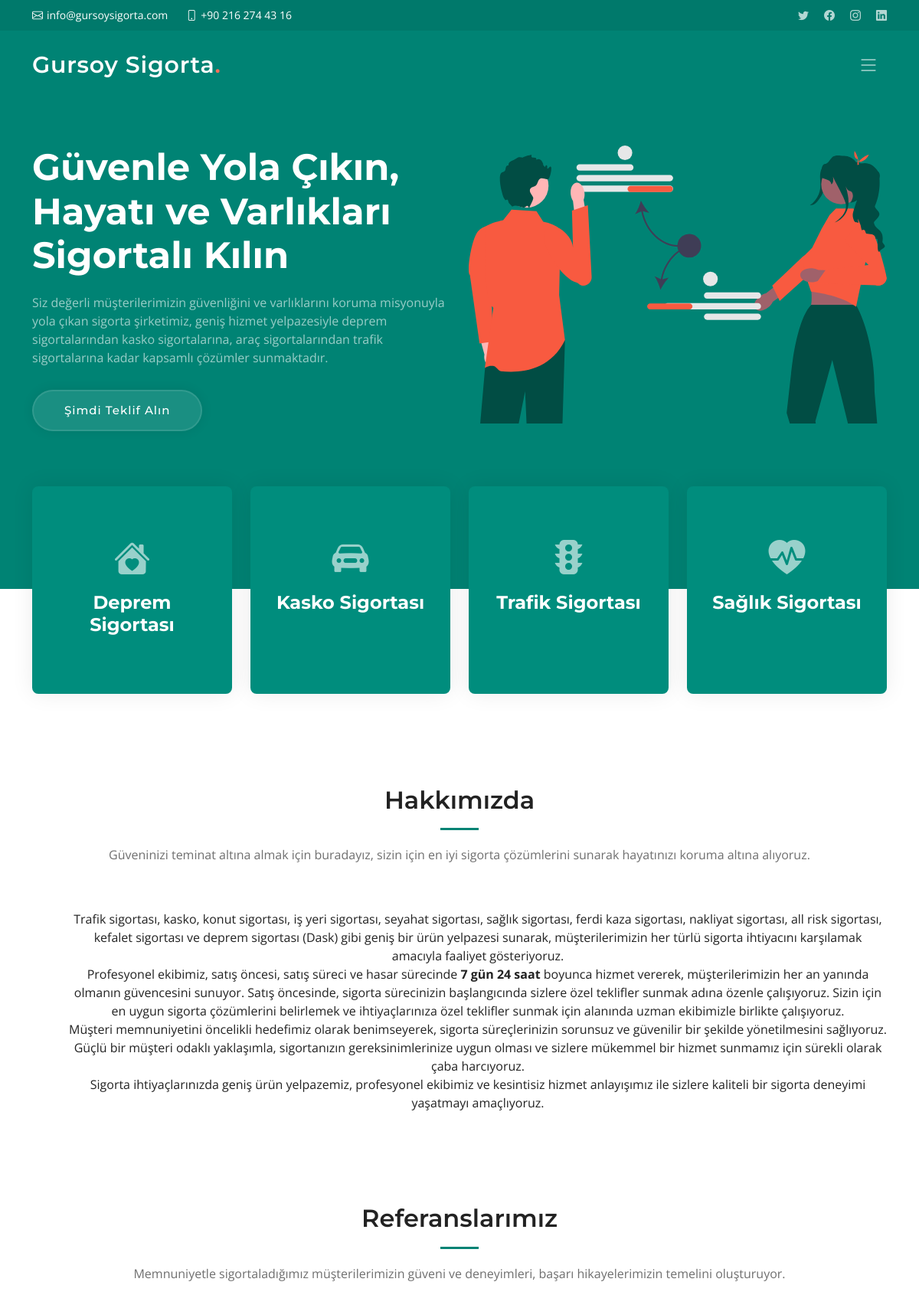
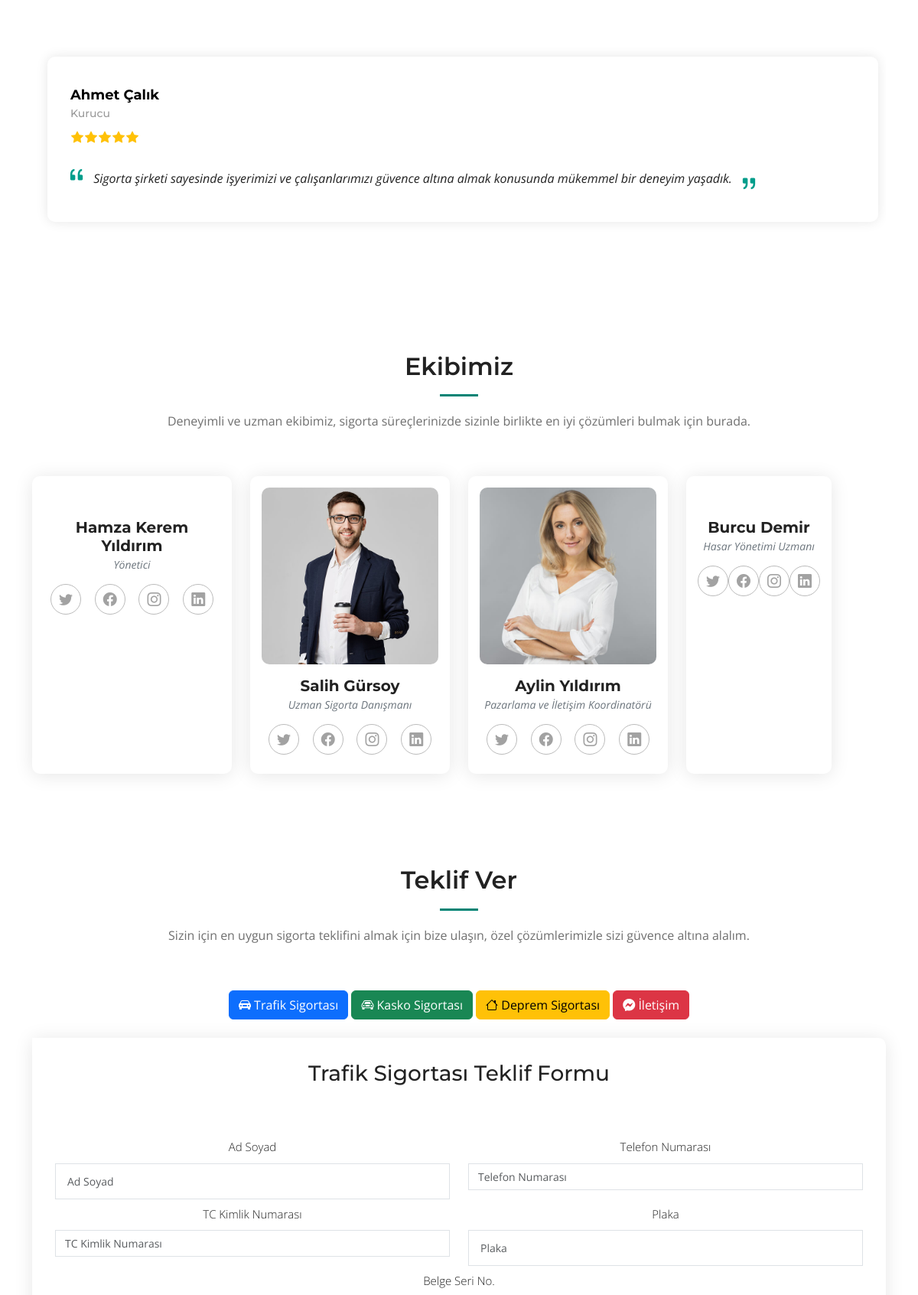
The page / (upper part) on the database its author committed (2 pictures, top to bottom).
### tables this page shows
CREATE TABLE IF NOT EXISTS `about` (
  `Id` int NOT NULL,
  `Description` varchar(2000) NOT NULL
);

CREATE TABLE IF NOT EXISTS `testimonials` (
  `Id` int NOT NULL AUTO_INCREMENT,
  `Name` varchar(255) NOT NULL,
  `Title` varchar(255) NOT NULL,
  `Description` varchar(500) NOT NULL,
  PRIMARY KEY (`Id`)
);

CREATE TABLE IF NOT EXISTS `teams` (
  `Id` int NOT NULL AUTO_INCREMENT,
  `Name` varchar(255) NOT NULL,
  `Status` varchar(255) NOT NULL,
  `ImageUrl` varchar(255) NOT NULL,
  `SocialMedia1` varchar(255) DEFAULT NULL,
  `SocialMedia2` varchar(255) DEFAULT NULL,
  `SocialMedia3` varchar(255) DEFAULT NULL,
  `SocialMedia4` varchar(255) DEFAULT NULL,
  `Phone` varchar(20) NOT NULL,
  PRIMARY KEY (`Id`)
);

### team.php (the view)
<section id="team" class="team">
    <div class="container" data-aos="fade-up">
        <div class="section-header">
            <h2>Ekibimiz</h2>
            <p>Deneyimli ve uzman ekibimiz, sigorta süreçlerinizde sizinle birlikte en iyi çözümleri bulmak için
                burada.</p>
        </div>
        <div class="row gy-4">
            <?php $team = $conn->query("SELECT * FROM teams")->fetchAll();
            foreach ($team as $item) { ?>
                <div class="col-xl-3 col-md-6 d-flex" data-aos="fade-up" data-aos-delay="100">
                    <div class="member">
                        <img src="<?php echo $item['ImageUrl'] ?>" class="img-fluid" alt="">
                        <h4><?php echo $item['Name'] ?></h4>
                        <span><?php echo $item['Status'] ?></span>
                        <div class="social">
                            <a href="<?php echo $item['SocialMedia1'] ?>"><i class="bi bi-twitter"></i></a>
                            <a href="<?php echo $item['SocialMedia2'] ?>"><i class="bi bi-facebook"></i></a>
                            <a href="<?php echo $item['SocialMedia3'] ?>"><i class="bi bi-instagram"></i></a>
                            <a href="<?php echo $item['SocialMedia4'] ?>"><i class="bi bi-linkedin"></i></a>
                        </div>
                    </div>
                </div>
            <?php } ?>
        </div>
    </div>
</section>

### about.php
<section id="about" class="about">
    <div class="container" data-aos="fade-up">
        <div class="section-header">
            <h2>Hakkımızda</h2>
            <p>Güveninizi teminat altına almak için buradayız, sizin için en iyi sigorta çözümlerini sunarak hayatınızı
                koruma altına alıyoruz.</p>
        </div>
        <div class="row gy-4">
            <div class="col-lg-12">
                <div class="content ps-0 ps-lg-5">
                    <p class="text-center text-start">
                        <?php
                        $AboutId = 0;
                        $event = $conn->query("SELECT * FROM about WHERE Id = $AboutId")->fetch();
                        if ($event) {
                            ?>
                            <?php echo htmlspecialchars_decode($event['Description']); ?>
                            <?php
                        }
                        ?>
                    </p>
                </div>
            </div>
        </div>
    </div>
</section>

### testimonials.php (shortened to what this page needs)
<section id="testimonials" class="testimonials">
    <div class="container" data-aos="fade-up">
        <div class="section-header">
            <h2>Referanslarımız</h2>
            <p>Memnuniyetle sigortaladığımız müşterilerimizin güveni ve deneyimleri, başarı hikayelerimizin temelini
                oluşturuyor.</p>
        </div>
        <div class="slides-3 swiper" data-aos="fade-up" data-aos-delay="100">
            <div class="swiper-wrapper">
                <?php $testimonials = $conn->query("SELECT * FROM testimonials")->fetchAll();
                foreach ($testimonials as $item) { ?>
                    <div class="swiper-slide">
                        <div class="testimonial-wrap">
                            <div class="testimonial-item">
                                <div class="d-flex align-items-center">
                                    <div>
                                        <h3><?php echo $item['Name'] ?></h3>
                                        <h4><?php echo $item['Title'] ?></h4>
                                        <div class="stars">
                                            <i class="bi bi-star-fill"></i><i class="bi bi-star-fill"></i><i
                                                    class="bi bi-star-fill"></i><i class="bi bi-star-fill"></i><i
                                                    class="bi bi-star-fill"></i>
                                        </div>
                                    </div>
                                </div>
                                <p>
                                    <i class="bi bi-quote quote-icon-left"></i>
                                    <?php echo $item['Description'] ?>
                                    <i class="bi bi-quote quote-icon-right"></i>
                                </p>
                            </div>
                        </div>
                    </div>
                <?php } ?>
            </div>
        </div>
    </div>
</section>

### assets/css/main.css (style rules this page uses)
:root { --font-default: "Open Sans", system-ui, -apple-system, "Segoe UI", Roboto, "Helvetica Neue", Arial, "Noto Sans", "Liberation Sans", sans-serif, "Apple Color Emoji", "Segoe UI Emoji", "Segoe UI Symbol", "Noto Color Emoji"; --font-primary: "Montserrat", sans-serif; --font-secondary: "Poppins", sans-serif; }
:root { --color-default: #222222; --color-primary: #008374; --color-secondary: #f85a40; }
:root { scroll-behavior: smooth; }
body { font-family: var(--font-default); color: var(--color-default); }
a { color: var(--color-primary); text-decoration: none; }
h1, h2, h3, h4, h5, h6 { font-family: var(--font-primary); }
section { padding: 60px 0; overflow: hidden; }
.section-header { text-align: center; padding-bottom: 60px; }
.section-header h2 { font-size: 32px; font-weight: 600; margin-bottom: 20px; padding-bottom: 20px; position: relative; }
.section-header h2:after { content: ""; position: absolute; display: block; width: 50px; height: 3px; background: var(--color-primary); left: 0; right: 0; bottom: 0; margin: auto; }
.section-header p { margin-bottom: 0; color: #6f6f6f; }
section { scroll-margin-top: 70px; }
.about .content p:last-child { margin-bottom: 0; }
.testimonials .testimonial-wrap { padding-left: 10px; }
.testimonials .testimonial-item { box-sizing: content-box; padding: 30px; margin: 30px 10px; box-shadow: 0px 0 15px rgba(0, 0, 0, 0.1); position: relative; background: #fff; border-radius: 10px; }
.testimonials .testimonial-item h3 { font-size: 18px; font-weight: bold; margin: 10px 0 5px 0; color: #000; }
.testimonials .testimonial-item h4 { font-size: 14px; color: #999; margin: 0; }
.testimonials .testimonial-item .stars { margin: 10px 0; }
.testimonials .testimonial-item .stars i { color: #ffc107; margin: 0 1px; }
.testimonials .testimonial-item .quote-icon-left, .testimonials .testimonial-item .quote-icon-right { color: #009d8b; font-size: 26px; line-height: 0; }
.testimonials .testimonial-item .quote-icon-left { display: inline-block; left: -5px; position: relative; }
.testimonials .testimonial-item .quote-icon-right { display: inline-block; right: -5px; position: relative; top: 10px; transform: scale(-1, -1); }
.testimonials .testimonial-item p { font-style: italic; margin: 15px auto 15px auto; }
.team .member { text-align: center; background: #fff; border-radius: 10px; padding: 15px; overflow: hidden; box-shadow: 0px 2px 25px rgba(0, 0, 0, 0.1); }
.team .member img { border-radius: 10px; overflow: hidden; }
.team .member h4 { font-weight: 700; margin-top: 16px; margin-bottom: 2px; font-size: 20px; }
.team .member span { font-style: italic; display: block; font-size: 14px; color: #6c757d; }
.team .member .social { margin-top: 15px; margin-bottom: 10px; display: flex; align-items: center; justify-content: space-around; }
.team .member .social a { color: #a2a2a2; transition: 0.3s; border-radius: 50%; width: 40px; height: 40px; display: flex; align-items: center; justify-content: center; border: 1px solid #bbbbbb; }
.team .member .social i { font-size: 18px; margin: 0 2px; }

### rows shown on the page
about: Description "Trafik sigortası, kasko, konut sigortası, iş yeri sigortası, seyahat sigortası, sağlık sigortası, ferdi kaza sigortası, nakliyat sigortası, all risk sigortası, kefalet sigortası ve deprem sigortası (Dask) gibi geniş bir ürün yelpazesi sunarak, müşterilerimizin her türlü sigorta ihtiyacını karşılamak amacıyla faaliyet gösteriyoruz. Profesyonel ekibimiz, satış öncesi, satış süreci ve hasar sürecinde 7 gün 24 saat boyunca hizmet vererek, müşterilerimizin her an yanında olmanın güvencesini sunuyor. Satış öncesinde, sigorta sürecinizin başlangıcında sizlere özel teklifler sunmak adına özenle çalışıyoruz. Sizin için en uygun sigorta çözümlerini belirlemek ve ihtiyaçlarınıza özel teklifler sunmak…"
testimonials: Name "Ahmet Çalık", Title "Kurucu", Description "Sigorta şirketi sayesinde işyerimizi ve çalışanlarımızı güvence altına almak konusunda mükemmel bir deneyim yaşadık."
teams: Name "Hamza Kerem Yıldırım", Status "Yönetici"
teams: ImageUrl (picture), Name "Salih Gürsoy", Status "Uzman Sigorta Danışmanı"
teams: ImageUrl (picture), Name "Aylin Yıldırım", Status "Pazarlama ve İletişim Koordinatörü"
teams: Name "Burcu Demir", Status "Hasar Yönetimi Uzmanı"
